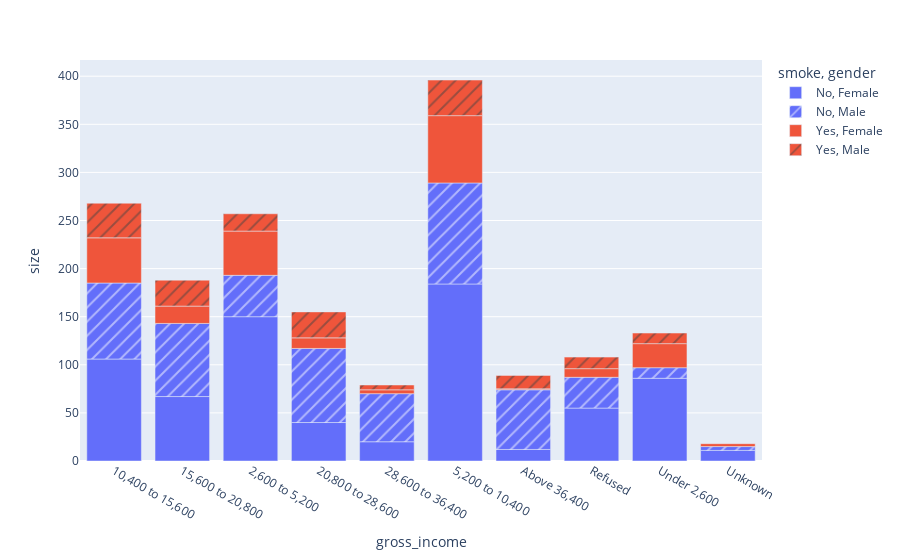

This figure's notebook cell:
### Code cell
px.bar(x= 'gross_income', y='size', color = 'smoke',data_frame = sk_df9,  pattern_shape= 'gender')

### Figure 1 — Plotly figure (JSON) as saved in the notebook; plotly's stock layout.template omitted (floating-point values rounded to 4 significant figures)
{"data": [{"alignmentgroup": "True", "hovertemplate": "smoke=No<br>gender=Female<br>gross_income=%{x}<br>size=%{y}<extra></extra>", "legendgroup": "No, Female", "marker": {"color": "#636efa", "pattern": {"shape": ""}}, "name": "No, Female", "offsetgroup": "No, Female", "orientation": "v", "showlegend": true, "textposition": "auto", "type": "bar", "x": ["10,400 to 15,600", "15,600 to 20,800", "2,600 to 5,200", "20,800 to 28,600", "28,600 to 36,400", "5,200 to 10,400", "Above 36,400", "Refused", "Under 2,600", "Unknown"], "xaxis": "x", "y": [106, 67, 150, 40, 20, 184, 12, 55, 86, 11], "yaxis": "y"}, {"alignmentgroup": "True", "hovertemplate": "smoke=No<br>gender=Male<br>gross_income=%{x}<br>size=%{y}<extra></extra>", "legendgroup": "No, Male", "marker": {"color": "#636efa", "pattern": {"shape": "/"}}, "name": "No, Male", "offsetgroup": "No, Male", "orientation": "v", "showlegend": true, "textposition": "auto", "type": "bar", "x": ["10,400 to 15,600", "15,600 to 20,800", "2,600 to 5,200", "20,800 to 28,600", "28,600 to 36,400", "5,200 to 10,400", "Above 36,400", "Refused", "Under 2,600", "Unknown"], "xaxis": "x", "y": [79, 76, 43, 77, 50, 105, 62, 32, 11, 4], "yaxis": "y"}, {"alignmentgroup": "True", "hovertemplate": "smoke=Yes<br>gender=Female<br>gross_income=%{x}<br>size=%{y}<extra></extra>", "legendgroup": "Yes, Female", "marker": {"color": "#EF553B", "pattern": {"shape": ""}}, "name": "Yes, Female", "offsetgroup": "Yes, Female", "orientation": "v", "showlegend": true, "textposition": "auto", "type": "bar", "x": ["10,400 to 15,600", "15,600 to 20,800", "2,600 to 5,200", "20,800 to 28,600", "28,600 to 36,400", "5,200 to 10,400", "Above 36,400", "Refused", "Under 2,600", "Unknown"], "xaxis": "x", "y": [47, 18, 46, 11, 4, 70, 1, 9, 25, 3], "yaxis": "y"}, {"alignmentgroup": "True", "hovertemplate": "smoke=Yes<br>gender=Male<br>gross_income=%{x}<br>size=%{y}<extra></extra>", "legendgroup": "Yes, Male", "marker": {"color": "#EF553B", "pattern": {"shape": "/"}}, "name": "Yes, Male", "offsetgroup": "Yes, Male", "orientation": "v", "showlegend": true, "textposition": "auto", "type": "bar", "x": ["10,400 to 15,600", "15,600 to 20,800", "2,600 to 5,200", "20,800 to 28,600", "28,600 to 36,400", "5,200 to 10,400", "Above 36,400", "Refused", "Under 2,600"], "xaxis": "x", "y": [36, 27, 18, 27, 5, 37, 14, 12, 11], "yaxis": "y"}], "layout": {"barmode": "relative", "legend": {"title": {"text": "smoke, gender"}, "tracegroupgap": 0}, "margin": {"t": 60}, "xaxis": {"anchor": "y", "domain": [0, 1], "title": {"text": "gross_income"}}, "yaxis": {"anchor": "x", "domain": [0, 1], "title": {"text": "size"}}}}
